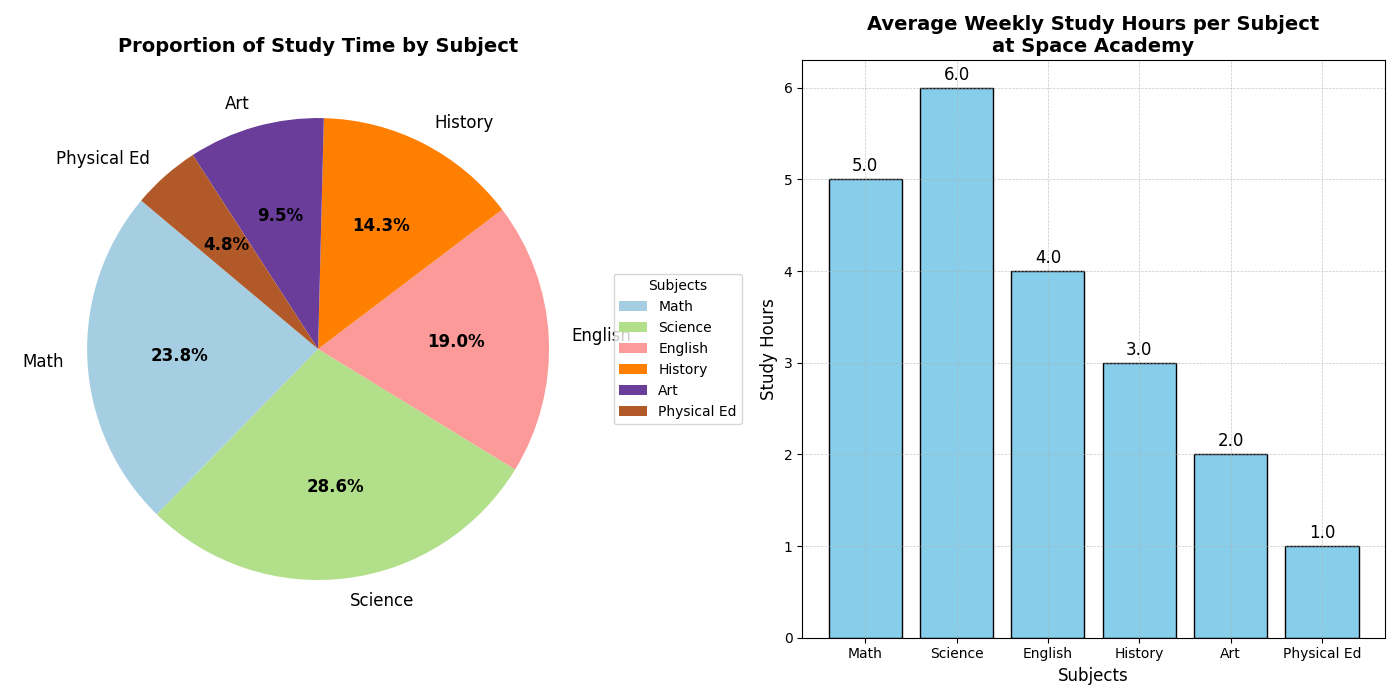

The script that drew this image:
import numpy as np
import matplotlib.pyplot as plt

# Define the subjects and average study hours.
subjects = ['Math', 'Science', 'English', 'History', 'Art', 'Physical Ed']
study_hours = np.array([5, 6, 4, 3, 2, 1])

# Creating the main figure and axis
fig, ax = plt.subplots(1, 2, figsize=(14, 7))

# Data for the pie chart subplot to show distribution of total weekly study time
total_study_time = np.sum(study_hours)
study_proportions = study_hours / total_study_time

# Plotting the pie chart first
colors = plt.cm.Paired(np.linspace(0, 1, len(subjects)))
wedges, texts, autotexts = ax[0].pie(study_proportions, labels=subjects, autopct='%1.1f%%', colors=colors, startangle=140, textprops={'fontsize': 12})
ax[0].set_title('Proportion of Study Time by Subject', fontweight='bold', fontsize=14)
plt.setp(autotexts, size=12, weight='bold')
ax[0].legend(wedges, subjects, title="Subjects", loc="center left", bbox_to_anchor=(1, 0, 0.5, 1))

# Plotting the bar chart second
bars = ax[1].bar(subjects, study_hours, color='skyblue', edgecolor='black')
ax[1].set_title('Average Weekly Study Hours per Subject\nat Space Academy', fontweight='bold', fontsize=14)
ax[1].set_xlabel('Subjects', fontsize=12)
ax[1].set_ylabel('Study Hours', fontsize=12)
ax[1].grid(True, linestyle='--', linewidth=0.5, alpha=0.7)

# Annotating study hours on top of each bar
for bar in bars:
    height = bar.get_height()
    ax[1].annotate(f'{height:.1f}', 
                   xy=(bar.get_x() + bar.get_width() / 2, height), 
                   xytext=(0, 3), 
                   textcoords='offset points', 
                   ha='center', va='bottom', fontsize=12, color='black')

# Adjusting the layout to prevent overlap
plt.tight_layout()

# Display the plot
plt.show()
